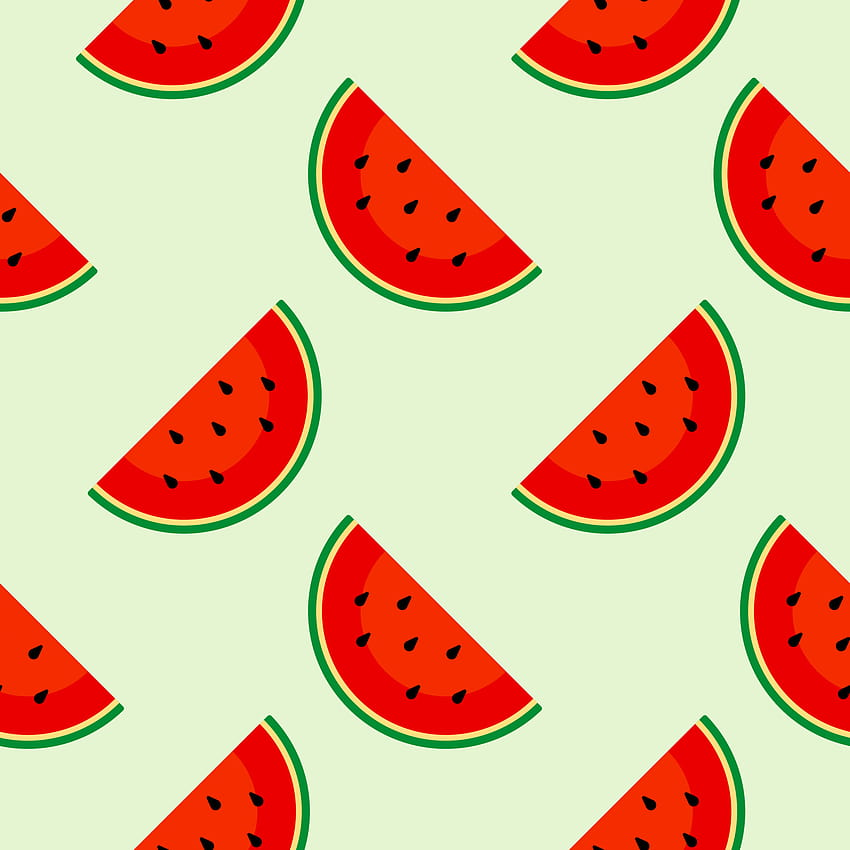
#> input picture assets/images/4.jpg, 850 x 850 px, found by its file name
$ python contour.py
#> lines starting #> are read from the running program, lines starting #| are printed output that depends on the picture; after the words box and inside, x2 and y2 are one past the last pixel; in counts of white or black regions, pixels touching at a corner belong together
### library/objects/image/image.py
import cv2
from copy import deepcopy


class Image:
    def __init__(self, image_path: str = None):
        self.__image = None
        self._image_path = image_path
        self.__width = None
        self.__height = None
        self.__channels = None
        self.__original = None

    def read_path(self, image_path: str):
        self._image_path = image_path
        self.__image = cv2.imread(image_path)
        if self.__original is None:
            print("Set original")
            self.set_original(self.__image)
        else:
            print("Original is.")
        self.shape()
        return self

    def set(self, image: cv2.Mat):
        self.__image = deepcopy(image)
        if self.__original is None:
            print("Set original")
            self.set_original(self.__image)
        else:
            print("Original Is.")
        return self

    def set_original(self, img: cv2.Mat):
        print("Set Original")
        self.__original = deepcopy(img)
#> img is the input picture: shape (850, 850, 3); mean B, G, R 145.9, 180.6, 221.4
        return self

    def shape(self):
        if len(self.__image.shape) == 2:
            self.__channels = 1
        else:
            self.__height, self.__width, self.__channels = self.__image.shape
        return self

    def get(self):
        return self.__image

    def get_original(self):
        return deepcopy(self.__original)

    def get_path(self):
        return self._image_path

    def get_width(self):
        return self.__width

    def get_height(self):
        return self.__height

    def get_channels(self):
        return self.__channels

    def show(self, title: str = "Image"):
#> called with title = 'Image'
        if title == "original":
            cv2.imshow(title, self.__original)
        else:
            cv2.imshow(title, self.__image)
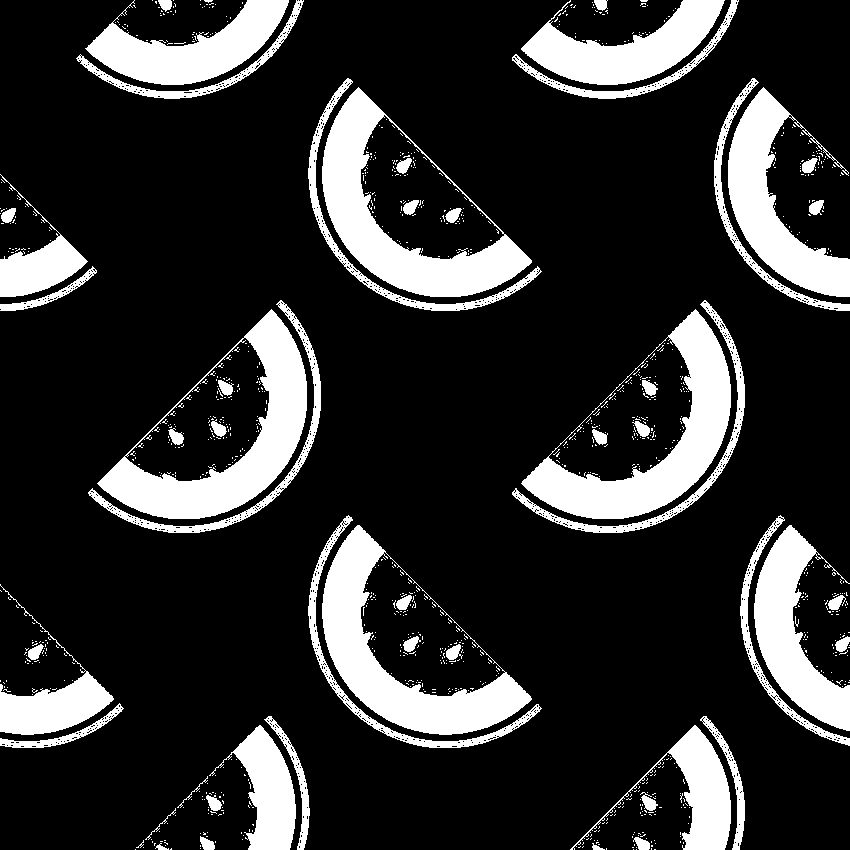
#> window 'Image': shape (850, 850); 18.4% white; 1067 white regions (1015 under 20 px), largest, box (x1, y1, x2, y2) and area: (322, 87, 532, 297) 13139, (97, 309, 307, 519) 13088, (322, 525, 532, 735) 13008
        return self

    def wait_key(self, delay: int = 0, key: int = ord('q')):
#> called with delay = 0, key = 113
        if cv2.waitKey(delay) == key:
#> (key q is pressed here)
            return key


# [7 lines that do not run on import are left out]

### library/objects/color/color.py
from library.objects.image.image import Image
import cv2


class Color:
    def __init__(self, img: Image):
        self.__image = img

    def to_gray(self):
        self.__image.set(
            cv2.cvtColor(
                self.__image.get(),
                cv2.COLOR_BGR2GRAY
            )
        )
        return self

    # [17 lines left out: functions to_hsv, to_rgb, to_hls, not called in this run]


# [11 lines that do not run on import are left out]

### library/objects/threshold/threshold.py
from library.objects.image.image import Image
from library.objects.color.color import Color
import cv2


class Thresh:
    def __init__(self, image: Image):
        self.__image = image

    # [4 lines of commented-out code are left out]

    def threshold(self, th_min: float = 127, th_max: float = 255):
        img = cv2.threshold(self.__image.get(), th_min, th_max, cv2.THRESH_BINARY_INV)[1]
        self.__image.set(img)
        return self

    # [17 lines left out: functions binary, adaptive, not called in this run]

    def otsu(self, th_min: float = 0, th_max: float = 255):
        ret, img = cv2.threshold(self.__image.get(), th_min, th_max, cv2.THRESH_OTSU)
        return self


# [13 lines that do not run on import are left out]

    # [8 lines of commented-out code are left out]

### library/objects/contour/contour.py
from library.objects.image.image import Image
from library.objects.color.color import Color
from library.objects.threshold.threshold import Thresh
import cv2


class Contour:
    def __init__(self, image: Image):
        self.__image = image
        self.__contours = None
        self.__hierarchy = None
        self.__contour = None
        self.__hierarchy_index = None

    def set_contours(self, contours: list):
        self.__contours = contours
        return self

    def find(self):
        self.__contours, self.__hierarchy = cv2.findContours(self.__image.get(), cv2.RETR_TREE, cv2.CHAIN_APPROX_SIMPLE)
        return self

    def get_contours(self):
        return self.__contours

    def get_hierarchy(self):
        return self.__hierarchy


class Filter:
    def __init__(self, contour: Contour):
        self.__contour = contour

    def filter_by_area(self, min_area: int = 0, max_area: int = 1000):
        contours = self.__contour.get_contours()
        self.__contour.set_contours([c for c in contours if min_area < cv2.contourArea(c) < max_area])
        return self

    # [11 lines left out: functions filter_by_perimeter, filter_by_sides, not called in this run]


class Draw:
    def __init__(self, image: Image, contour: Contour, color: tuple = (0, 255, 0)):
        self.__image = image
        self.__color = color
        self.__contour = contour

    def set_color(self, color: tuple):
        self.__color = color
        return self

    # [13 lines left out: functions image_contour, image_rectangle, not called in this run]

    def original_contour(self):
        img = image.get_original()
        cv2.drawContours(img, contour.get_contours(), -1, self.__color, 1)
        image.set(img)
        return self

    # [7 lines left out: function original_rectangle, not called in this run]

    def contour(self, select: str = "image"):
        if select == "image":
            return self.image_contour()
        elif select == "original":
            return self.original_contour()
        return self

    # [6 lines left out: function rectangle, not called in this run]


class Coordinates:
    def __init__(self, contour: Contour):
        self.__contour = contour
        self.__coordinates = None

    def set(self, coordinates: list):
        self.__coordinates = coordinates
        return self

    def get(self):
        return self.__coordinates

    def process(self, c: int):
        self.__coordinates = [(cv2.boundingRect(c), c) for c in self.__contour.get_contours()]
        return self.__coordinates


if __name__ == '__main__':
    image = Image()
    image.read_path(r"C:\Users\bekta\PycharmProjects\OOB\assets\images\4.jpg")
    color = Color(image)
    thresh = Thresh(image)
    contour = Contour(image)
    draw = Draw(image, contour)
    filter = Filter(contour)
    coordinate = Coordinates(contour)

    color.to_gray()
    thresh.threshold(96)
    contour.find()
    image.show().wait_key(0)
    filter.filter_by_area(15, 25000)
    # print("contours: ", contour.get_contours())
    coordinate.process(10)
    draw.contour("original")
    # draw.rectangle("original")
    image.show("Contours").wait_key(0)
#> call 2 of show, with title = 'Contours'
#> in show (call 2), `cv2.imshow(title, self.__image)`:
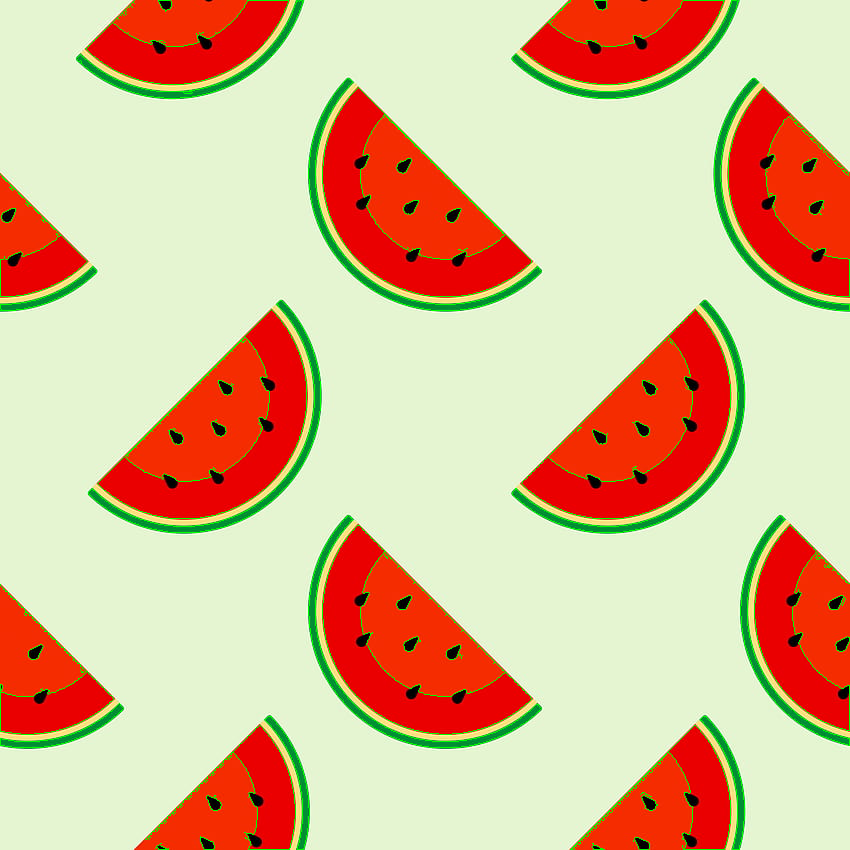
#> window 'Contours': shape (850, 850, 3); mean B, G, R 145.5, 184.6, 218.8
#> (key Esc is pressed here)
    print("Coordinates: ", coordinate.get())

$ run again, with assets/images/1.jpg copied over assets/images/4.jpg
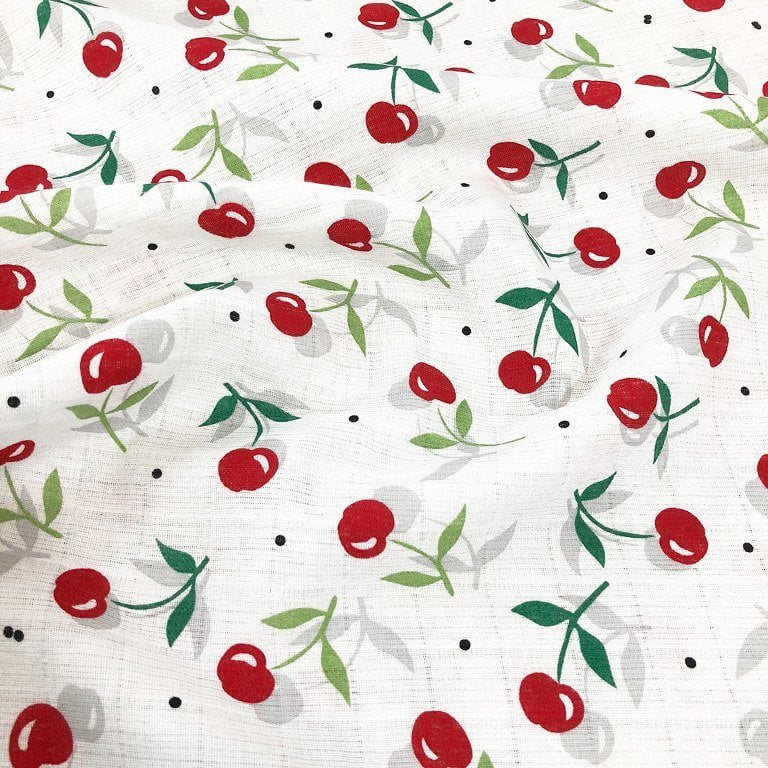
#> input picture assets/images/1.jpg, 768 x 768 px, found by its file name
#> in set_original, img is the input picture: shape (768, 768, 3); mean B, G, R 207.7, 212.1, 221.7
#> in show, `cv2.imshow(title, self.__image)`:
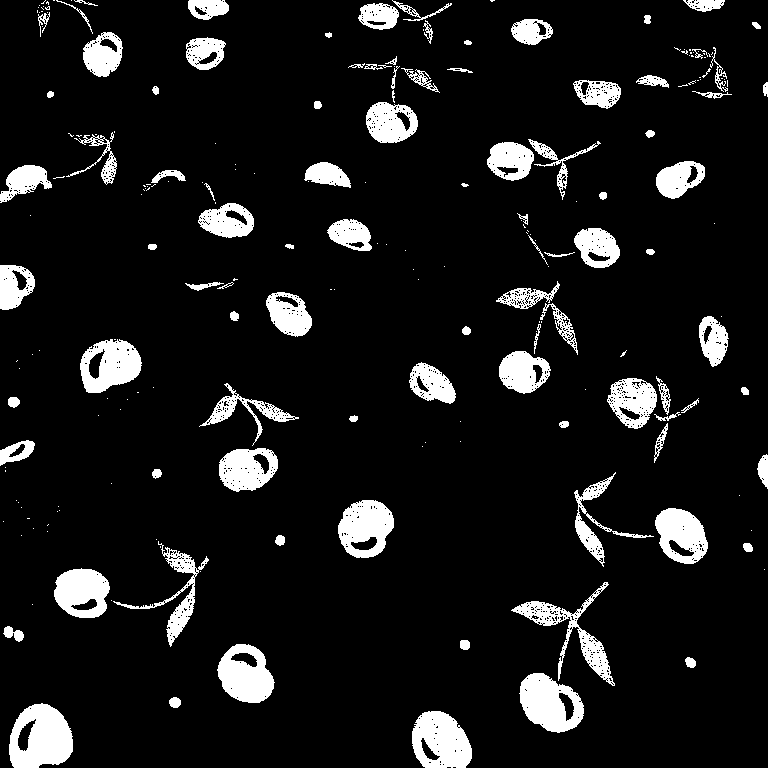
#> window 'Image': shape (768, 768); 9.6% white; 221 white regions (125 under 20 px), largest, box (x1, y1, x2, y2) and area: (9, 703, 73, 768) 3022, (412, 711, 472, 768) 2561, (519, 673, 584, 733) 2522
#> in show (call 2), `cv2.imshow(title, self.__image)`:
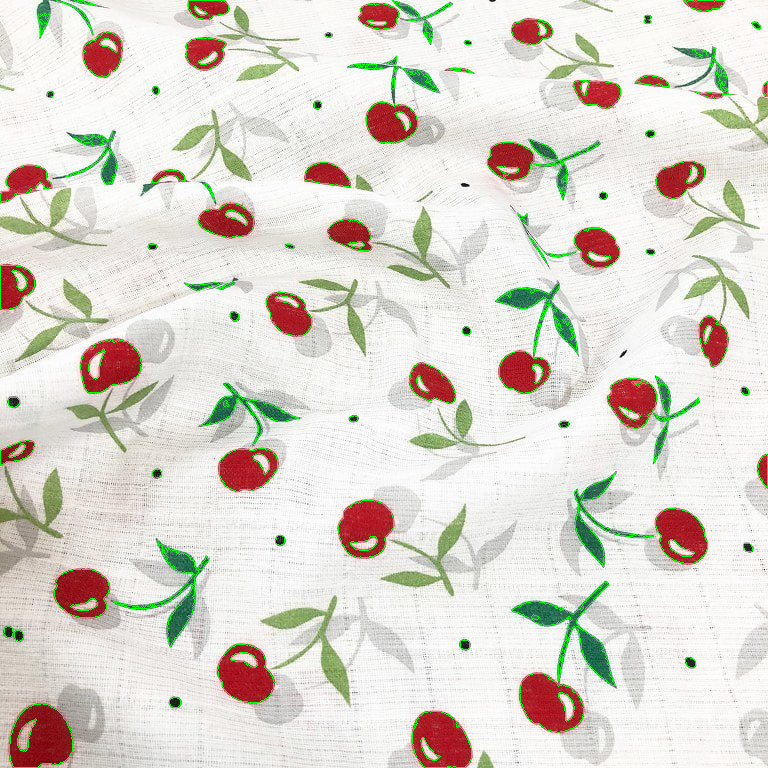
#> window 'Contours': shape (768, 768, 3); mean B, G, R 206.6, 215.7, 220

$ run again, with assets/images/7.jpg copied over assets/images/4.jpg
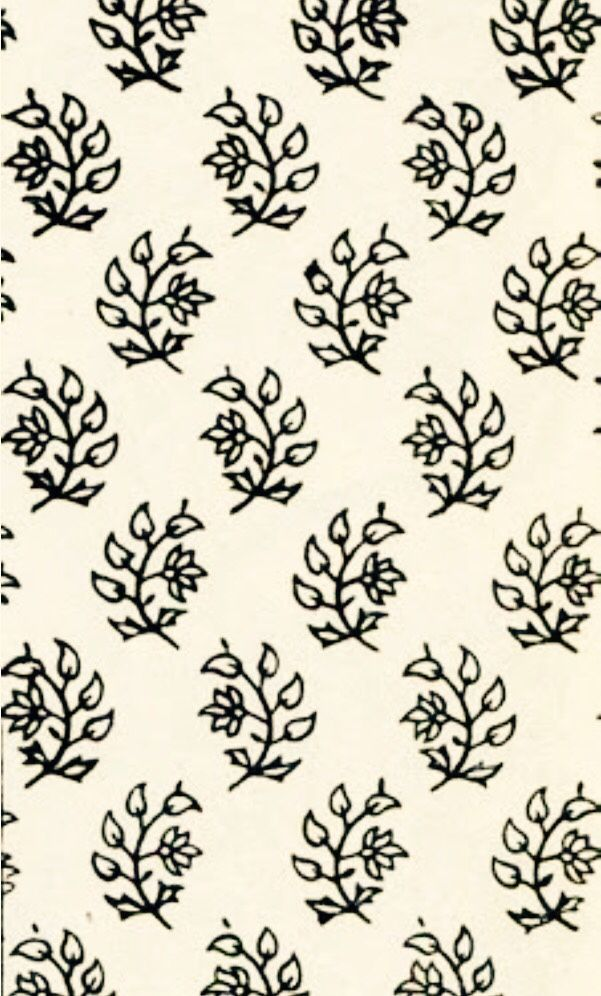
#> input picture assets/images/7.jpg, 601 x 996 px, found by its file name
#> in set_original, img is the input picture: shape (996, 601, 3); mean B, G, R 187, 204.2, 209
#> in show, `cv2.imshow(title, self.__image)`:
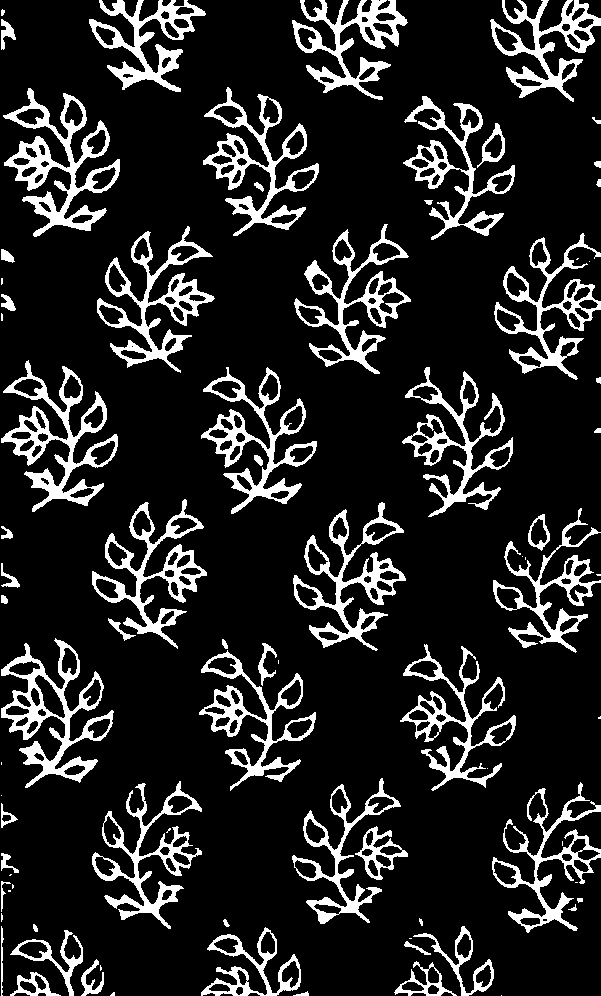
#> window 'Image': shape (996, 601); 14.5% white; 82 white regions (23 under 20 px), largest, box (x1, y1, x2, y2) and area: (3, 88, 120, 237) 4985, (1, 360, 118, 512) 4552, (1, 638, 114, 788) 4498
#> in show (call 2), `cv2.imshow(title, self.__image)`:
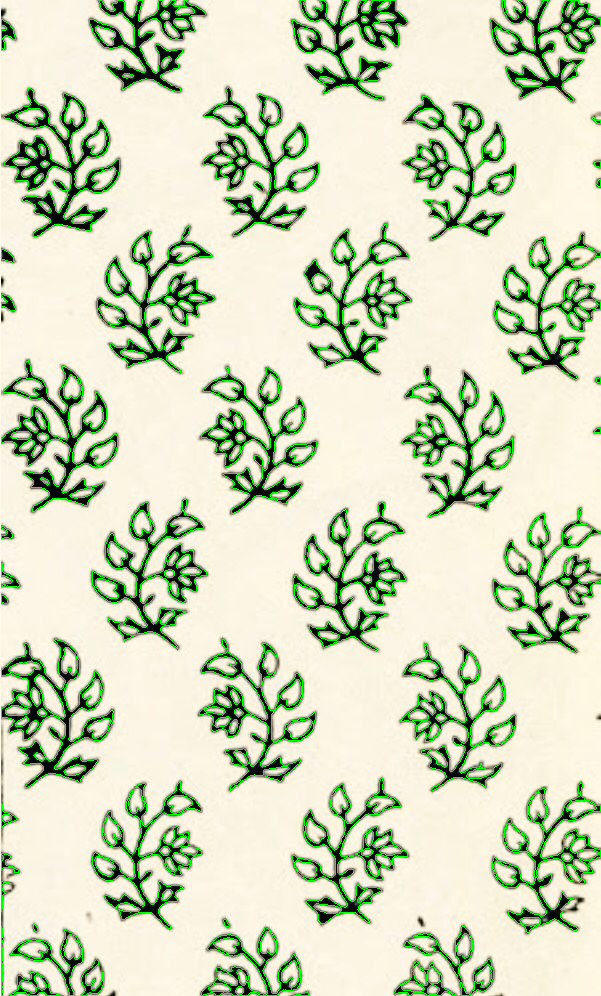
#> window 'Contours': shape (996, 601, 3); mean B, G, R 184.2, 215.6, 205.3
